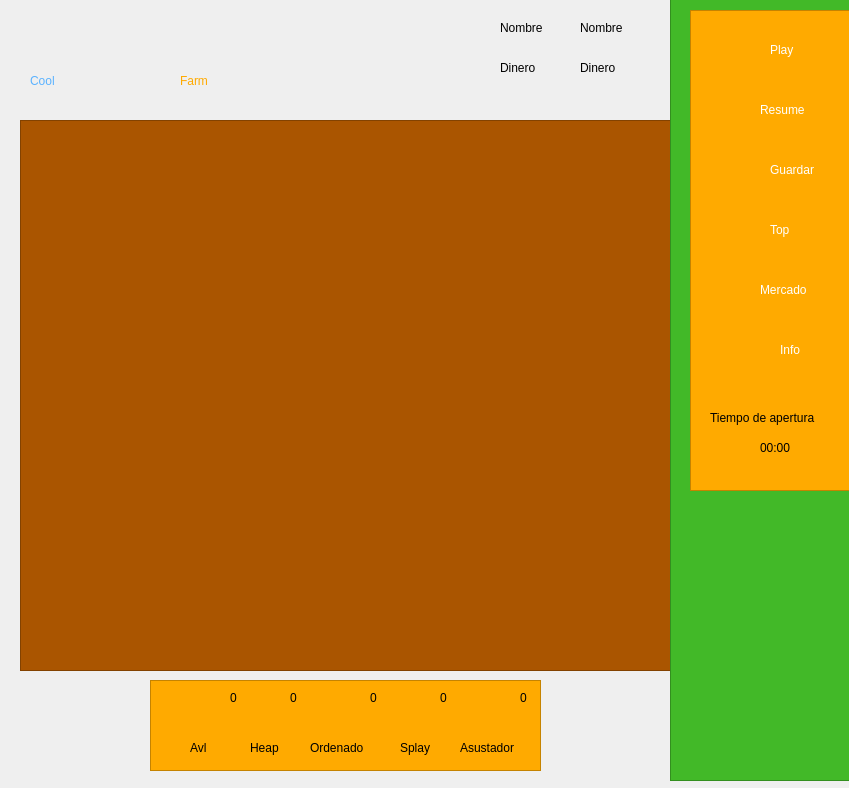
<?xml version="1.0" encoding="UTF-8"?>
<ui version="4.0">
 <class>Juego</class>
 <widget class="QWidget" name="Juego">
  <property name="geometry">
   <rect>
    <x>0</x>
    <y>0</y>
    <width>849</width>
    <height>788</height>
   </rect>
  </property>
  <property name="windowTitle">
   <string>Form</string>
  </property>
  <widget class="QTableView" name="tablaJuego">
   <property name="enabled">
    <bool>true</bool>
   </property>
   <property name="geometry">
    <rect>
     <x>20</x>
     <y>120</y>
     <width>661</width>
     <height>551</height>
    </rect>
   </property>
   <property name="styleSheet">
    <string notr="true">background-color: rgb(170, 85, 0);</string>
   </property>
  </widget>
  <widget class="QLabel" name="hierba74">
   <property name="geometry">
    <rect>
     <x>590</x>
     <y>410</y>
     <width>61</width>
     <height>41</height>
    </rect>
   </property>
   <property name="text">
    <string/>
   </property>
   <property name="pixmap">
    <pixmap>../bush.png</pixmap>
   </property>
  </widget>
  <widget class="QLabel" name="hierba75">
   <property name="geometry">
    <rect>
     <x>590</x>
     <y>470</y>
     <width>61</width>
     <height>41</height>
    </rect>
   </property>
   <property name="text">
    <string/>
   </property>
   <property name="pixmap">
    <pixmap>../bush.png</pixmap>
   </property>
  </widget>
  <widget class="QLabel" name="hierba77">
   <property name="geometry">
    <rect>
     <x>590</x>
     <y>600</y>
     <width>61</width>
     <height>41</height>
    </rect>
   </property>
   <property name="text">
    <string/>
   </property>
   <property name="pixmap">
    <pixmap>../bush.png</pixmap>
   </property>
  </widget>
  <widget class="QTableView" name="tableView_2">
   <property name="geometry">
    <rect>
     <x>670</x>
     <y>-10</y>
     <width>181</width>
     <height>791</height>
    </rect>
   </property>
   <property name="styleSheet">
    <string notr="true">background-color: rgb(66, 185, 40);</string>
   </property>
  </widget>
  <widget class="QLabel" name="label_65">
   <property name="geometry">
    <rect>
     <x>30</x>
     <y>40</y>
     <width>331</width>
     <height>81</height>
    </rect>
   </property>
   <property name="styleSheet">
    <string notr="true">font: 48pt &quot;Gill Sans Ultra Bold Condensed&quot;;
color: rgb(90, 178, 255);
gridline-color: rgb(13, 13, 13);
border-color: rgb(18, 18, 18);</string>
   </property>
   <property name="text">
    <string>Cool</string>
   </property>
  </widget>
  <widget class="QLabel" name="label_66">
   <property name="geometry">
    <rect>
     <x>180</x>
     <y>40</y>
     <width>191</width>
     <height>81</height>
    </rect>
   </property>
   <property name="styleSheet">
    <string notr="true">font: 48pt &quot;Gill Sans Ultra Bold Condensed&quot;;
color: rgb(255, 170, 0);</string>
   </property>
   <property name="text">
    <string>Farm</string>
   </property>
  </widget>
  <widget class="QLabel" name="Billy">
   <property name="geometry">
    <rect>
     <x>590</x>
     <y>570</y>
     <width>55</width>
     <height>81</height>
    </rect>
   </property>
   <property name="tabletTracking">
    <bool>false</bool>
   </property>
   <property name="text">
    <string/>
   </property>
   <property name="pixmap">
    <pixmap>../farmer.png</pixmap>
   </property>
  </widget>
  <widget class="QLabel" name="hierba73">
   <property name="geometry">
    <rect>
     <x>590</x>
     <y>340</y>
     <width>61</width>
     <height>41</height>
    </rect>
   </property>
   <property name="text">
    <string/>
   </property>
   <property name="pixmap">
    <pixmap>../bush.png</pixmap>
   </property>
  </widget>
  <widget class="QLabel" name="hierba71">
   <property name="geometry">
    <rect>
     <x>590</x>
     <y>210</y>
     <width>61</width>
     <height>41</height>
    </rect>
   </property>
   <property name="text">
    <string/>
   </property>
   <property name="pixmap">
    <pixmap>../bush.png</pixmap>
   </property>
  </widget>
  <widget class="QLabel" name="hierba72">
   <property name="geometry">
    <rect>
     <x>590</x>
     <y>280</y>
     <width>61</width>
     <height>41</height>
    </rect>
   </property>
   <property name="text">
    <string/>
   </property>
   <property name="pixmap">
    <pixmap>../bush.png</pixmap>
   </property>
  </widget>
  <widget class="QLabel" name="hierba70">
   <property name="geometry">
    <rect>
     <x>590</x>
     <y>150</y>
     <width>61</width>
     <height>41</height>
    </rect>
   </property>
   <property name="text">
    <string/>
   </property>
   <property name="pixmap">
    <pixmap>../bush.png</pixmap>
   </property>
  </widget>
  <widget class="QLabel" name="hierba67">
   <property name="geometry">
    <rect>
     <x>510</x>
     <y>600</y>
     <width>61</width>
     <height>41</height>
    </rect>
   </property>
   <property name="text">
    <string/>
   </property>
   <property name="pixmap">
    <pixmap>../bush.png</pixmap>
   </property>
  </widget>
  <widget class="QLabel" name="hierba63">
   <property name="geometry">
    <rect>
     <x>510</x>
     <y>340</y>
     <width>61</width>
     <height>41</height>
    </rect>
   </property>
   <property name="text">
    <string/>
   </property>
   <property name="pixmap">
    <pixmap>../bush.png</pixmap>
   </property>
  </widget>
  <widget class="QLabel" name="hierba65">
   <property name="geometry">
    <rect>
     <x>510</x>
     <y>470</y>
     <width>61</width>
     <height>41</height>
    </rect>
   </property>
   <property name="text">
    <string/>
   </property>
   <property name="pixmap">
    <pixmap>../bush.png</pixmap>
   </property>
  </widget>
  <widget class="QLabel" name="hierba61">
   <property name="geometry">
    <rect>
     <x>510</x>
     <y>210</y>
     <width>61</width>
     <height>41</height>
    </rect>
   </property>
   <property name="text">
    <string/>
   </property>
   <property name="pixmap">
    <pixmap>../bush.png</pixmap>
   </property>
  </widget>
  <widget class="QLabel" name="hierba60">
   <property name="geometry">
    <rect>
     <x>510</x>
     <y>150</y>
     <width>61</width>
     <height>41</height>
    </rect>
   </property>
   <property name="text">
    <string/>
   </property>
   <property name="pixmap">
    <pixmap>../bush.png</pixmap>
   </property>
  </widget>
  <widget class="QLabel" name="hierba62">
   <property name="geometry">
    <rect>
     <x>510</x>
     <y>280</y>
     <width>61</width>
     <height>41</height>
    </rect>
   </property>
   <property name="text">
    <string/>
   </property>
   <property name="pixmap">
    <pixmap>../bush.png</pixmap>
   </property>
  </widget>
  <widget class="QLabel" name="hierba66">
   <property name="geometry">
    <rect>
     <x>510</x>
     <y>540</y>
     <width>61</width>
     <height>41</height>
    </rect>
   </property>
   <property name="text">
    <string/>
   </property>
   <property name="pixmap">
    <pixmap>../bush.png</pixmap>
   </property>
  </widget>
  <widget class="QLabel" name="hierba64">
   <property name="geometry">
    <rect>
     <x>510</x>
     <y>410</y>
     <width>61</width>
     <height>41</height>
    </rect>
   </property>
   <property name="text">
    <string/>
   </property>
   <property name="pixmap">
    <pixmap>../bush.png</pixmap>
   </property>
  </widget>
  <widget class="QLabel" name="hierba57">
   <property name="geometry">
    <rect>
     <x>430</x>
     <y>600</y>
     <width>61</width>
     <height>41</height>
    </rect>
   </property>
   <property name="text">
    <string/>
   </property>
   <property name="pixmap">
    <pixmap>../bush.png</pixmap>
   </property>
  </widget>
  <widget class="QLabel" name="hierba53">
   <property name="geometry">
    <rect>
     <x>430</x>
     <y>340</y>
     <width>61</width>
     <height>41</height>
    </rect>
   </property>
   <property name="text">
    <string/>
   </property>
   <property name="pixmap">
    <pixmap>../bush.png</pixmap>
   </property>
  </widget>
  <widget class="QLabel" name="hierba55">
   <property name="geometry">
    <rect>
     <x>430</x>
     <y>470</y>
     <width>61</width>
     <height>41</height>
    </rect>
   </property>
   <property name="text">
    <string/>
   </property>
   <property name="pixmap">
    <pixmap>../bush.png</pixmap>
   </property>
  </widget>
  <widget class="QLabel" name="hierba51">
   <property name="geometry">
    <rect>
     <x>430</x>
     <y>210</y>
     <width>61</width>
     <height>41</height>
    </rect>
   </property>
   <property name="text">
    <string/>
   </property>
   <property name="pixmap">
    <pixmap>../bush.png</pixmap>
   </property>
  </widget>
  <widget class="QLabel" name="hierba50">
   <property name="geometry">
    <rect>
     <x>430</x>
     <y>150</y>
     <width>61</width>
     <height>41</height>
    </rect>
   </property>
   <property name="text">
    <string/>
   </property>
   <property name="pixmap">
    <pixmap>../bush.png</pixmap>
   </property>
  </widget>
  <widget class="QLabel" name="hierba40">
   <property name="geometry">
    <rect>
     <x>350</x>
     <y>150</y>
     <width>61</width>
     <height>41</height>
    </rect>
   </property>
   <property name="text">
    <string/>
   </property>
   <property name="pixmap">
    <pixmap>../bush.png</pixmap>
   </property>
  </widget>
  <widget class="QLabel" name="hierba42">
   <property name="geometry">
    <rect>
     <x>350</x>
     <y>280</y>
     <width>61</width>
     <height>41</height>
    </rect>
   </property>
   <property name="text">
    <string/>
   </property>
   <property name="pixmap">
    <pixmap>../bush.png</pixmap>
   </property>
  </widget>
  <widget class="QLabel" name="hierba52">
   <property name="geometry">
    <rect>
     <x>430</x>
     <y>280</y>
     <width>61</width>
     <height>41</height>
    </rect>
   </property>
   <property name="text">
    <string/>
   </property>
   <property name="pixmap">
    <pixmap>../bush.png</pixmap>
   </property>
   <property name="scaledContents">
    <bool>false</bool>
   </property>
  </widget>
  <widget class="QLabel" name="hierba45">
   <property name="geometry">
    <rect>
     <x>350</x>
     <y>470</y>
     <width>61</width>
     <height>41</height>
    </rect>
   </property>
   <property name="text">
    <string/>
   </property>
   <property name="pixmap">
    <pixmap>../bush.png</pixmap>
   </property>
  </widget>
  <widget class="QLabel" name="hierba46">
   <property name="geometry">
    <rect>
     <x>350</x>
     <y>540</y>
     <width>61</width>
     <height>41</height>
    </rect>
   </property>
   <property name="text">
    <string/>
   </property>
   <property name="pixmap">
    <pixmap>../bush.png</pixmap>
   </property>
  </widget>
  <widget class="QLabel" name="hierba56">
   <property name="geometry">
    <rect>
     <x>430</x>
     <y>540</y>
     <width>61</width>
     <height>41</height>
    </rect>
   </property>
   <property name="text">
    <string/>
   </property>
   <property name="pixmap">
    <pixmap>../bush.png</pixmap>
   </property>
  </widget>
  <widget class="QLabel" name="hierba54">
   <property name="geometry">
    <rect>
     <x>430</x>
     <y>410</y>
     <width>61</width>
     <height>41</height>
    </rect>
   </property>
   <property name="text">
    <string/>
   </property>
   <property name="pixmap">
    <pixmap>../bush.png</pixmap>
   </property>
  </widget>
  <widget class="QLabel" name="hierba47">
   <property name="geometry">
    <rect>
     <x>350</x>
     <y>600</y>
     <width>61</width>
     <height>41</height>
    </rect>
   </property>
   <property name="text">
    <string/>
   </property>
   <property name="pixmap">
    <pixmap>../bush.png</pixmap>
   </property>
  </widget>
  <widget class="QLabel" name="hierba43">
   <property name="geometry">
    <rect>
     <x>350</x>
     <y>340</y>
     <width>61</width>
     <height>41</height>
    </rect>
   </property>
   <property name="text">
    <string/>
   </property>
   <property name="pixmap">
    <pixmap>../bush.png</pixmap>
   </property>
  </widget>
  <widget class="QLabel" name="hierba41">
   <property name="geometry">
    <rect>
     <x>350</x>
     <y>210</y>
     <width>61</width>
     <height>41</height>
    </rect>
   </property>
   <property name="text">
    <string/>
   </property>
   <property name="pixmap">
    <pixmap>../bush.png</pixmap>
   </property>
  </widget>
  <widget class="QLabel" name="hierba44">
   <property name="geometry">
    <rect>
     <x>350</x>
     <y>410</y>
     <width>61</width>
     <height>41</height>
    </rect>
   </property>
   <property name="text">
    <string/>
   </property>
   <property name="pixmap">
    <pixmap>../bush.png</pixmap>
   </property>
  </widget>
  <widget class="QLabel" name="hierba25">
   <property name="geometry">
    <rect>
     <x>200</x>
     <y>470</y>
     <width>61</width>
     <height>41</height>
    </rect>
   </property>
   <property name="text">
    <string/>
   </property>
   <property name="pixmap">
    <pixmap>../bush.png</pixmap>
   </property>
  </widget>
  <widget class="QLabel" name="hierba31">
   <property name="geometry">
    <rect>
     <x>280</x>
     <y>210</y>
     <width>61</width>
     <height>41</height>
    </rect>
   </property>
   <property name="text">
    <string/>
   </property>
   <property name="pixmap">
    <pixmap>../bush.png</pixmap>
   </property>
  </widget>
  <widget class="QLabel" name="hierba02">
   <property name="geometry">
    <rect>
     <x>40</x>
     <y>280</y>
     <width>61</width>
     <height>41</height>
    </rect>
   </property>
   <property name="text">
    <string/>
   </property>
   <property name="pixmap">
    <pixmap>../bush.png</pixmap>
   </property>
  </widget>
  <widget class="QLabel" name="hierba24">
   <property name="geometry">
    <rect>
     <x>200</x>
     <y>410</y>
     <width>61</width>
     <height>41</height>
    </rect>
   </property>
   <property name="text">
    <string/>
   </property>
   <property name="pixmap">
    <pixmap>../bush.png</pixmap>
   </property>
  </widget>
  <widget class="QLabel" name="hierba33">
   <property name="geometry">
    <rect>
     <x>280</x>
     <y>340</y>
     <width>61</width>
     <height>41</height>
    </rect>
   </property>
   <property name="text">
    <string/>
   </property>
   <property name="pixmap">
    <pixmap>../bush.png</pixmap>
   </property>
  </widget>
  <widget class="QLabel" name="hierba00">
   <property name="geometry">
    <rect>
     <x>40</x>
     <y>150</y>
     <width>61</width>
     <height>41</height>
    </rect>
   </property>
   <property name="text">
    <string/>
   </property>
   <property name="pixmap">
    <pixmap>../bush.png</pixmap>
   </property>
  </widget>
  <widget class="QLabel" name="hierba32">
   <property name="geometry">
    <rect>
     <x>280</x>
     <y>280</y>
     <width>61</width>
     <height>41</height>
    </rect>
   </property>
   <property name="text">
    <string/>
   </property>
   <property name="pixmap">
    <pixmap>../bush.png</pixmap>
   </property>
  </widget>
  <widget class="QLabel" name="hierba26">
   <property name="geometry">
    <rect>
     <x>200</x>
     <y>540</y>
     <width>61</width>
     <height>41</height>
    </rect>
   </property>
   <property name="text">
    <string/>
   </property>
   <property name="pixmap">
    <pixmap>../bush.png</pixmap>
   </property>
  </widget>
  <widget class="QLabel" name="hierba13">
   <property name="geometry">
    <rect>
     <x>120</x>
     <y>340</y>
     <width>61</width>
     <height>41</height>
    </rect>
   </property>
   <property name="text">
    <string/>
   </property>
   <property name="pixmap">
    <pixmap>../bush.png</pixmap>
   </property>
  </widget>
  <widget class="QLabel" name="hierba23">
   <property name="geometry">
    <rect>
     <x>200</x>
     <y>340</y>
     <width>61</width>
     <height>41</height>
    </rect>
   </property>
   <property name="text">
    <string/>
   </property>
   <property name="pixmap">
    <pixmap>../bush.png</pixmap>
   </property>
  </widget>
  <widget class="QLabel" name="hierba06">
   <property name="geometry">
    <rect>
     <x>40</x>
     <y>540</y>
     <width>61</width>
     <height>41</height>
    </rect>
   </property>
   <property name="text">
    <string/>
   </property>
   <property name="pixmap">
    <pixmap>../bush.png</pixmap>
   </property>
  </widget>
  <widget class="QLabel" name="hierba20">
   <property name="geometry">
    <rect>
     <x>200</x>
     <y>150</y>
     <width>61</width>
     <height>41</height>
    </rect>
   </property>
   <property name="text">
    <string/>
   </property>
   <property name="pixmap">
    <pixmap>../bush.png</pixmap>
   </property>
  </widget>
  <widget class="QLabel" name="hierba17">
   <property name="geometry">
    <rect>
     <x>120</x>
     <y>600</y>
     <width>61</width>
     <height>41</height>
    </rect>
   </property>
   <property name="text">
    <string/>
   </property>
   <property name="pixmap">
    <pixmap>../bush.png</pixmap>
   </property>
  </widget>
  <widget class="QLabel" name="hierba35">
   <property name="geometry">
    <rect>
     <x>280</x>
     <y>470</y>
     <width>61</width>
     <height>41</height>
    </rect>
   </property>
   <property name="text">
    <string/>
   </property>
   <property name="pixmap">
    <pixmap>../bush.png</pixmap>
   </property>
  </widget>
  <widget class="QLabel" name="hierba03">
   <property name="geometry">
    <rect>
     <x>40</x>
     <y>340</y>
     <width>61</width>
     <height>41</height>
    </rect>
   </property>
   <property name="text">
    <string/>
   </property>
   <property name="pixmap">
    <pixmap>../bush.png</pixmap>
   </property>
  </widget>
  <widget class="QLabel" name="hierba16">
   <property name="geometry">
    <rect>
     <x>120</x>
     <y>540</y>
     <width>61</width>
     <height>41</height>
    </rect>
   </property>
   <property name="text">
    <string/>
   </property>
   <property name="pixmap">
    <pixmap>../bush.png</pixmap>
   </property>
  </widget>
  <widget class="QLabel" name="hierba11">
   <property name="geometry">
    <rect>
     <x>120</x>
     <y>210</y>
     <width>61</width>
     <height>41</height>
    </rect>
   </property>
   <property name="text">
    <string/>
   </property>
   <property name="pixmap">
    <pixmap>../bush.png</pixmap>
   </property>
  </widget>
  <widget class="QLabel" name="hierba10">
   <property name="geometry">
    <rect>
     <x>120</x>
     <y>150</y>
     <width>61</width>
     <height>41</height>
    </rect>
   </property>
   <property name="text">
    <string/>
   </property>
   <property name="pixmap">
    <pixmap>../bush.png</pixmap>
   </property>
  </widget>
  <widget class="QLabel" name="hierba36">
   <property name="geometry">
    <rect>
     <x>280</x>
     <y>540</y>
     <width>61</width>
     <height>41</height>
    </rect>
   </property>
   <property name="text">
    <string/>
   </property>
   <property name="pixmap">
    <pixmap>../bush.png</pixmap>
   </property>
  </widget>
  <widget class="QLabel" name="hierba30">
   <property name="geometry">
    <rect>
     <x>280</x>
     <y>150</y>
     <width>61</width>
     <height>41</height>
    </rect>
   </property>
   <property name="text">
    <string/>
   </property>
   <property name="pixmap">
    <pixmap>../bush.png</pixmap>
   </property>
  </widget>
  <widget class="QLabel" name="hierba21">
   <property name="geometry">
    <rect>
     <x>200</x>
     <y>210</y>
     <width>61</width>
     <height>41</height>
    </rect>
   </property>
   <property name="text">
    <string/>
   </property>
   <property name="pixmap">
    <pixmap>../bush.png</pixmap>
   </property>
  </widget>
  <widget class="QLabel" name="hierba01">
   <property name="geometry">
    <rect>
     <x>40</x>
     <y>210</y>
     <width>61</width>
     <height>41</height>
    </rect>
   </property>
   <property name="text">
    <string/>
   </property>
   <property name="pixmap">
    <pixmap>../bush.png</pixmap>
   </property>
  </widget>
  <widget class="QLabel" name="hierba04">
   <property name="geometry">
    <rect>
     <x>40</x>
     <y>410</y>
     <width>61</width>
     <height>41</height>
    </rect>
   </property>
   <property name="text">
    <string/>
   </property>
   <property name="pixmap">
    <pixmap>../bush.png</pixmap>
   </property>
  </widget>
  <widget class="QLabel" name="hierba34">
   <property name="geometry">
    <rect>
     <x>280</x>
     <y>410</y>
     <width>61</width>
     <height>41</height>
    </rect>
   </property>
   <property name="text">
    <string/>
   </property>
   <property name="pixmap">
    <pixmap>../bush.png</pixmap>
   </property>
  </widget>
  <widget class="QLabel" name="hierba27">
   <property name="geometry">
    <rect>
     <x>200</x>
     <y>600</y>
     <width>61</width>
     <height>41</height>
    </rect>
   </property>
   <property name="text">
    <string/>
   </property>
   <property name="pixmap">
    <pixmap>../bush.png</pixmap>
   </property>
  </widget>
  <widget class="QLabel" name="hierba15">
   <property name="geometry">
    <rect>
     <x>120</x>
     <y>470</y>
     <width>61</width>
     <height>41</height>
    </rect>
   </property>
   <property name="text">
    <string/>
   </property>
   <property name="pixmap">
    <pixmap>../bush.png</pixmap>
   </property>
  </widget>
  <widget class="QLabel" name="hierba07">
   <property name="geometry">
    <rect>
     <x>40</x>
     <y>600</y>
     <width>61</width>
     <height>41</height>
    </rect>
   </property>
   <property name="text">
    <string/>
   </property>
   <property name="pixmap">
    <pixmap>../bush.png</pixmap>
   </property>
  </widget>
  <widget class="QLabel" name="hierba12">
   <property name="geometry">
    <rect>
     <x>120</x>
     <y>280</y>
     <width>61</width>
     <height>41</height>
    </rect>
   </property>
   <property name="text">
    <string/>
   </property>
   <property name="pixmap">
    <pixmap>../bush.png</pixmap>
   </property>
  </widget>
  <widget class="QLabel" name="hierba14">
   <property name="geometry">
    <rect>
     <x>120</x>
     <y>410</y>
     <width>61</width>
     <height>41</height>
    </rect>
   </property>
   <property name="text">
    <string/>
   </property>
   <property name="pixmap">
    <pixmap>../bush.png</pixmap>
   </property>
  </widget>
  <widget class="QLabel" name="hierba22">
   <property name="geometry">
    <rect>
     <x>200</x>
     <y>280</y>
     <width>61</width>
     <height>41</height>
    </rect>
   </property>
   <property name="text">
    <string/>
   </property>
   <property name="pixmap">
    <pixmap>../bush.png</pixmap>
   </property>
  </widget>
  <widget class="QLabel" name="hierba37">
   <property name="geometry">
    <rect>
     <x>280</x>
     <y>600</y>
     <width>61</width>
     <height>41</height>
    </rect>
   </property>
   <property name="text">
    <string/>
   </property>
   <property name="pixmap">
    <pixmap>../bush.png</pixmap>
   </property>
  </widget>
  <widget class="QLabel" name="hierba05">
   <property name="geometry">
    <rect>
     <x>40</x>
     <y>470</y>
     <width>61</width>
     <height>41</height>
    </rect>
   </property>
   <property name="text">
    <string/>
   </property>
   <property name="pixmap">
    <pixmap>../bush.png</pixmap>
   </property>
  </widget>
  <widget class="QLabel" name="label_127">
   <property name="geometry">
    <rect>
     <x>680</x>
     <y>540</y>
     <width>101</width>
     <height>111</height>
    </rect>
   </property>
   <property name="text">
    <string/>
   </property>
   <property name="pixmap">
    <pixmap>../home.png</pixmap>
   </property>
   <property name="scaledContents">
    <bool>true</bool>
   </property>
  </widget>
  <widget class="QTableView" name="tableView_3">
   <property name="geometry">
    <rect>
     <x>690</x>
     <y>10</y>
     <width>181</width>
     <height>481</height>
    </rect>
   </property>
   <property name="styleSheet">
    <string notr="true">background-color: rgb(255, 170, 0);</string>
   </property>
  </widget>
  <widget class="QPushButton" name="pushButton">
   <property name="geometry">
    <rect>
     <x>710</x>
     <y>30</y>
     <width>41</width>
     <height>41</height>
    </rect>
   </property>
   <property name="styleSheet">
    <string notr="true">background-color: rgb(255, 170, 0);
alternate-background-color: rgb(255, 170, 0);
border-color: rgb(255, 170, 0);
selection-color: rgb(255, 170, 0);
selection-background-color: rgb(255, 170, 0);</string>
   </property>
   <property name="text">
    <string/>
   </property>
   <property name="icon">
    <iconset>
     <normaloff>../play.png</normaloff>../play.png</iconset>
   </property>
   <property name="iconSize">
    <size>
     <width>40</width>
     <height>40</height>
    </size>
   </property>
   <property name="flat">
    <bool>true</bool>
   </property>
  </widget>
  <widget class="QPushButton" name="pushButton_2">
   <property name="geometry">
    <rect>
     <x>710</x>
     <y>90</y>
     <width>41</width>
     <height>41</height>
    </rect>
   </property>
   <property name="styleSheet">
    <string notr="true">background-color: rgb(255, 170, 0);
alternate-background-color: rgb(255, 170, 0);
border-color: rgb(255, 170, 0);
selection-color: rgb(255, 170, 0);
selection-background-color: rgb(255, 170, 0);</string>
   </property>
   <property name="text">
    <string/>
   </property>
   <property name="icon">
    <iconset>
     <normaloff>../replay.png</normaloff>../replay.png</iconset>
   </property>
   <property name="iconSize">
    <size>
     <width>40</width>
     <height>40</height>
    </size>
   </property>
   <property name="flat">
    <bool>true</bool>
   </property>
  </widget>
  <widget class="QPushButton" name="pushButton_3">
   <property name="geometry">
    <rect>
     <x>710</x>
     <y>150</y>
     <width>41</width>
     <height>41</height>
    </rect>
   </property>
   <property name="styleSheet">
    <string notr="true">background-color: rgb(255, 170, 0);
alternate-background-color: rgb(255, 170, 0);
border-color: rgb(255, 170, 0);
selection-color: rgb(255, 170, 0);
selection-background-color: rgb(255, 170, 0);</string>
   </property>
   <property name="text">
    <string/>
   </property>
   <property name="icon">
    <iconset>
     <normaloff>../disquette.png</normaloff>../disquette.png</iconset>
   </property>
   <property name="iconSize">
    <size>
     <width>40</width>
     <height>40</height>
    </size>
   </property>
   <property name="flat">
    <bool>true</bool>
   </property>
  </widget>
  <widget class="QPushButton" name="pushButton_4">
   <property name="geometry">
    <rect>
     <x>710</x>
     <y>210</y>
     <width>41</width>
     <height>41</height>
    </rect>
   </property>
   <property name="styleSheet">
    <string notr="true">background-color: rgb(255, 170, 0);
alternate-background-color: rgb(255, 170, 0);
border-color: rgb(255, 170, 0);
selection-color: rgb(255, 170, 0);
selection-background-color: rgb(255, 170, 0);</string>
   </property>
   <property name="text">
    <string/>
   </property>
   <property name="icon">
    <iconset>
     <normaloff>../trophy.png</normaloff>../trophy.png</iconset>
   </property>
   <property name="iconSize">
    <size>
     <width>40</width>
     <height>40</height>
    </size>
   </property>
   <property name="flat">
    <bool>true</bool>
   </property>
  </widget>
  <widget class="QPushButton" name="botonMercado">
   <property name="geometry">
    <rect>
     <x>710</x>
     <y>270</y>
     <width>41</width>
     <height>41</height>
    </rect>
   </property>
   <property name="styleSheet">
    <string notr="true">background-color: rgb(255, 170, 0);
alternate-background-color: rgb(255, 170, 0);
border-color: rgb(255, 170, 0);
selection-color: rgb(255, 170, 0);
selection-background-color: rgb(255, 170, 0);</string>
   </property>
   <property name="text">
    <string/>
   </property>
   <property name="icon">
    <iconset>
     <normaloff>../grocery.png</normaloff>../grocery.png</iconset>
   </property>
   <property name="iconSize">
    <size>
     <width>40</width>
     <height>40</height>
    </size>
   </property>
   <property name="flat">
    <bool>true</bool>
   </property>
  </widget>
  <widget class="QLabel" name="label">
   <property name="geometry">
    <rect>
     <x>710</x>
     <y>410</y>
     <width>141</width>
     <height>16</height>
    </rect>
   </property>
   <property name="styleSheet">
    <string notr="true">font: 8pt &quot;Kristen ITC&quot;;</string>
   </property>
   <property name="text">
    <string>Tiempo de apertura</string>
   </property>
  </widget>
  <widget class="QLabel" name="labelTiempoMercado">
   <property name="geometry">
    <rect>
     <x>760</x>
     <y>440</y>
     <width>55</width>
     <height>16</height>
    </rect>
   </property>
   <property name="text">
    <string>00:00</string>
   </property>
  </widget>
  <widget class="QLabel" name="label_3">
   <property name="geometry">
    <rect>
     <x>770</x>
     <y>40</y>
     <width>61</width>
     <height>20</height>
    </rect>
   </property>
   <property name="styleSheet">
    <string notr="true">font: 10pt &quot;Kristen ITC&quot;;
color: rgb(255, 255, 255);</string>
   </property>
   <property name="text">
    <string>Play</string>
   </property>
  </widget>
  <widget class="QLabel" name="label_4">
   <property name="geometry">
    <rect>
     <x>760</x>
     <y>100</y>
     <width>71</width>
     <height>20</height>
    </rect>
   </property>
   <property name="styleSheet">
    <string notr="true">font: 10pt &quot;Kristen ITC&quot;;
color: rgb(255, 255, 255);</string>
   </property>
   <property name="text">
    <string>Resume</string>
   </property>
  </widget>
  <widget class="QLabel" name="label_5">
   <property name="geometry">
    <rect>
     <x>770</x>
     <y>160</y>
     <width>61</width>
     <height>20</height>
    </rect>
   </property>
   <property name="styleSheet">
    <string notr="true">font: 10pt &quot;Kristen ITC&quot;;
color: rgb(255, 255, 255);</string>
   </property>
   <property name="text">
    <string>Guardar</string>
   </property>
  </widget>
  <widget class="QLabel" name="label_6">
   <property name="geometry">
    <rect>
     <x>770</x>
     <y>220</y>
     <width>61</width>
     <height>20</height>
    </rect>
   </property>
   <property name="styleSheet">
    <string notr="true">font: 10pt &quot;Kristen ITC&quot;;
color: rgb(255, 255, 255);</string>
   </property>
   <property name="text">
    <string>Top</string>
   </property>
  </widget>
  <widget class="QLabel" name="label_7">
   <property name="geometry">
    <rect>
     <x>760</x>
     <y>280</y>
     <width>81</width>
     <height>20</height>
    </rect>
   </property>
   <property name="styleSheet">
    <string notr="true">font: 10pt &quot;Kristen ITC&quot;;
color: rgb(255, 255, 255);</string>
   </property>
   <property name="text">
    <string>Mercado</string>
   </property>
  </widget>
  <widget class="QLabel" name="hierba76">
   <property name="geometry">
    <rect>
     <x>590</x>
     <y>540</y>
     <width>61</width>
     <height>41</height>
    </rect>
   </property>
   <property name="text">
    <string/>
   </property>
   <property name="pixmap">
    <pixmap>../bush.png</pixmap>
   </property>
  </widget>
  <widget class="QPushButton" name="pushButton_6">
   <property name="geometry">
    <rect>
     <x>710</x>
     <y>330</y>
     <width>41</width>
     <height>41</height>
    </rect>
   </property>
   <property name="styleSheet">
    <string notr="true">background-color: rgb(255, 170, 0);
alternate-background-color: rgb(255, 170, 0);
border-color: rgb(255, 170, 0);
selection-color: rgb(255, 170, 0);
selection-background-color: rgb(255, 170, 0);</string>
   </property>
   <property name="text">
    <string/>
   </property>
   <property name="icon">
    <iconset>
     <normaloff>../info.png</normaloff>../info.png</iconset>
   </property>
   <property name="iconSize">
    <size>
     <width>40</width>
     <height>40</height>
    </size>
   </property>
   <property name="flat">
    <bool>true</bool>
   </property>
  </widget>
  <widget class="QLabel" name="label_8">
   <property name="geometry">
    <rect>
     <x>780</x>
     <y>340</y>
     <width>51</width>
     <height>20</height>
    </rect>
   </property>
   <property name="styleSheet">
    <string notr="true">font: 10pt &quot;Kristen ITC&quot;;
color: rgb(255, 255, 255);</string>
   </property>
   <property name="text">
    <string>Info</string>
   </property>
  </widget>
  <widget class="QLabel" name="labe">
   <property name="geometry">
    <rect>
     <x>500</x>
     <y>20</y>
     <width>61</width>
     <height>16</height>
    </rect>
   </property>
   <property name="styleSheet">
    <string notr="true">font: 8pt &quot;Kristen ITC&quot;;</string>
   </property>
   <property name="text">
    <string>Nombre</string>
   </property>
  </widget>
  <widget class="QLabel" name="labe_2">
   <property name="geometry">
    <rect>
     <x>500</x>
     <y>60</y>
     <width>51</width>
     <height>16</height>
    </rect>
   </property>
   <property name="styleSheet">
    <string notr="true">font: 8pt &quot;Kristen ITC&quot;;</string>
   </property>
   <property name="text">
    <string>Dinero</string>
   </property>
  </widget>
  <widget class="QLabel" name="lNombre">
   <property name="geometry">
    <rect>
     <x>580</x>
     <y>20</y>
     <width>61</width>
     <height>16</height>
    </rect>
   </property>
   <property name="styleSheet">
    <string notr="true">font: 8pt &quot;Kristen ITC&quot;;</string>
   </property>
   <property name="text">
    <string>Nombre</string>
   </property>
  </widget>
  <widget class="QLabel" name="lDinero">
   <property name="geometry">
    <rect>
     <x>580</x>
     <y>60</y>
     <width>51</width>
     <height>16</height>
    </rect>
   </property>
   <property name="styleSheet">
    <string notr="true">font: 8pt &quot;Kristen ITC&quot;;</string>
   </property>
   <property name="text">
    <string>Dinero</string>
   </property>
  </widget>
  <widget class="QPushButton" name="bInsertarHeap">
   <property name="geometry">
    <rect>
     <x>250</x>
     <y>690</y>
     <width>41</width>
     <height>41</height>
    </rect>
   </property>
   <property name="styleSheet">
    <string notr="true">background-color: rgb(255, 170, 0);
alternate-background-color: rgb(255, 170, 0);
border-color: rgb(255, 170, 0);
selection-color: rgb(255, 170, 0);
selection-background-color: rgb(255, 170, 0);</string>
   </property>
   <property name="text">
    <string/>
   </property>
   <property name="icon">
    <iconset>
     <normaloff>../arbolHeap.png</normaloff>../arbolHeap.png</iconset>
   </property>
   <property name="iconSize">
    <size>
     <width>40</width>
     <height>40</height>
    </size>
   </property>
   <property name="flat">
    <bool>true</bool>
   </property>
  </widget>
  <widget class="QPushButton" name="bInsertarOrdenado">
   <property name="geometry">
    <rect>
     <x>320</x>
     <y>690</y>
     <width>41</width>
     <height>41</height>
    </rect>
   </property>
   <property name="styleSheet">
    <string notr="true">background-color: rgb(255, 170, 0);
alternate-background-color: rgb(255, 170, 0);
border-color: rgb(255, 170, 0);
selection-color: rgb(255, 170, 0);
selection-background-color: rgb(255, 170, 0);</string>
   </property>
   <property name="text">
    <string/>
   </property>
   <property name="icon">
    <iconset>
     <normaloff>../arbolOrdenado.png</normaloff>../arbolOrdenado.png</iconset>
   </property>
   <property name="iconSize">
    <size>
     <width>40</width>
     <height>40</height>
    </size>
   </property>
   <property name="flat">
    <bool>true</bool>
   </property>
  </widget>
  <widget class="QPushButton" name="bInsertarSplay">
   <property name="geometry">
    <rect>
     <x>390</x>
     <y>690</y>
     <width>41</width>
     <height>41</height>
    </rect>
   </property>
   <property name="styleSheet">
    <string notr="true">background-color: rgb(255, 170, 0);
alternate-background-color: rgb(255, 170, 0);
border-color: rgb(255, 170, 0);
selection-color: rgb(255, 170, 0);
selection-background-color: rgb(255, 170, 0);</string>
   </property>
   <property name="text">
    <string/>
   </property>
   <property name="icon">
    <iconset>
     <normaloff>../ArbolSplay.png</normaloff>../ArbolSplay.png</iconset>
   </property>
   <property name="iconSize">
    <size>
     <width>40</width>
     <height>40</height>
    </size>
   </property>
   <property name="flat">
    <bool>true</bool>
   </property>
  </widget>
  <widget class="QPushButton" name="bInsertarAvl">
   <property name="geometry">
    <rect>
     <x>180</x>
     <y>690</y>
     <width>41</width>
     <height>41</height>
    </rect>
   </property>
   <property name="styleSheet">
    <string notr="true">background-color: rgb(255, 170, 0);
alternate-background-color: rgb(255, 170, 0);
border-color: rgb(255, 170, 0);
selection-color: rgb(255, 170, 0);
selection-background-color: rgb(255, 170, 0);</string>
   </property>
   <property name="text">
    <string/>
   </property>
   <property name="icon">
    <iconset>
     <normaloff>../arbolAvl.png</normaloff>../arbolAvl.png</iconset>
   </property>
   <property name="iconSize">
    <size>
     <width>40</width>
     <height>40</height>
    </size>
   </property>
   <property name="flat">
    <bool>true</bool>
   </property>
  </widget>
  <widget class="QLabel" name="label_2">
   <property name="geometry">
    <rect>
     <x>190</x>
     <y>740</y>
     <width>31</width>
     <height>16</height>
    </rect>
   </property>
   <property name="styleSheet">
    <string notr="true">font: 8pt &quot;Kristen ITC&quot;;</string>
   </property>
   <property name="text">
    <string>Avl</string>
   </property>
  </widget>
  <widget class="QLabel" name="label_9">
   <property name="geometry">
    <rect>
     <x>250</x>
     <y>740</y>
     <width>41</width>
     <height>16</height>
    </rect>
   </property>
   <property name="styleSheet">
    <string notr="true">font: 8pt &quot;Kristen ITC&quot;;</string>
   </property>
   <property name="text">
    <string>Heap</string>
   </property>
  </widget>
  <widget class="QLabel" name="label_10">
   <property name="geometry">
    <rect>
     <x>310</x>
     <y>740</y>
     <width>71</width>
     <height>16</height>
    </rect>
   </property>
   <property name="styleSheet">
    <string notr="true">font: 8pt &quot;Kristen ITC&quot;;</string>
   </property>
   <property name="text">
    <string>Ordenado</string>
   </property>
  </widget>
  <widget class="QLabel" name="label_11">
   <property name="geometry">
    <rect>
     <x>400</x>
     <y>740</y>
     <width>41</width>
     <height>16</height>
    </rect>
   </property>
   <property name="styleSheet">
    <string notr="true">font: 8pt &quot;Kristen ITC&quot;;</string>
   </property>
   <property name="text">
    <string>Splay</string>
   </property>
  </widget>
  <widget class="QTableView" name="tableView_4">
   <property name="geometry">
    <rect>
     <x>150</x>
     <y>680</y>
     <width>391</width>
     <height>91</height>
    </rect>
   </property>
   <property name="styleSheet">
    <string notr="true">background-color: rgb(255, 170, 0);</string>
   </property>
  </widget>
  <widget class="QPushButton" name="bInsertarEspantapajaros">
   <property name="geometry">
    <rect>
     <x>470</x>
     <y>690</y>
     <width>41</width>
     <height>41</height>
    </rect>
   </property>
   <property name="styleSheet">
    <string notr="true">background-color: rgb(255, 170, 0);
alternate-background-color: rgb(255, 170, 0);
border-color: rgb(255, 170, 0);
selection-color: rgb(255, 170, 0);
selection-background-color: rgb(255, 170, 0);</string>
   </property>
   <property name="text">
    <string/>
   </property>
   <property name="icon">
    <iconset>
     <normaloff>../scarecrow.png</normaloff>../scarecrow.png</iconset>
   </property>
   <property name="iconSize">
    <size>
     <width>40</width>
     <height>40</height>
    </size>
   </property>
   <property name="flat">
    <bool>true</bool>
   </property>
  </widget>
  <widget class="QLabel" name="label_12">
   <property name="geometry">
    <rect>
     <x>460</x>
     <y>740</y>
     <width>71</width>
     <height>16</height>
    </rect>
   </property>
   <property name="styleSheet">
    <string notr="true">font: 8pt &quot;Kristen ITC&quot;;</string>
   </property>
   <property name="text">
    <string>Asustador</string>
   </property>
  </widget>
  <widget class="QLabel" name="lCantidadEspanta">
   <property name="geometry">
    <rect>
     <x>520</x>
     <y>690</y>
     <width>31</width>
     <height>16</height>
    </rect>
   </property>
   <property name="styleSheet">
    <string notr="true">font: 8pt &quot;Kristen ITC&quot;;</string>
   </property>
   <property name="text">
    <string>0</string>
   </property>
  </widget>
  <widget class="QLabel" name="lPerro_2">
   <property name="geometry">
    <rect>
     <x>780</x>
     <y>600</y>
     <width>61</width>
     <height>51</height>
    </rect>
   </property>
   <property name="text">
    <string/>
   </property>
   <property name="pixmap">
    <pixmap>../dog.png</pixmap>
   </property>
   <property name="scaledContents">
    <bool>true</bool>
   </property>
  </widget>
  <widget class="QLabel" name="hierba67_2">
   <property name="geometry">
    <rect>
     <x>710</x>
     <y>700</y>
     <width>61</width>
     <height>41</height>
    </rect>
   </property>
   <property name="text">
    <string/>
   </property>
   <property name="pixmap">
    <pixmap>Imagenes/hierba.png</pixmap>
   </property>
  </widget>
  <widget class="QLabel" name="lPerro_3">
   <property name="geometry">
    <rect>
     <x>770</x>
     <y>690</y>
     <width>61</width>
     <height>51</height>
    </rect>
   </property>
   <property name="frameShadow">
    <enum>QFrame::Plain</enum>
   </property>
   <property name="text">
    <string/>
   </property>
   <property name="pixmap">
    <pixmap>../../../Downloads/CoolFarmImages/cow.png</pixmap>
   </property>
   <property name="scaledContents">
    <bool>true</bool>
   </property>
   <property name="wordWrap">
    <bool>false</bool>
   </property>
  </widget>
  <widget class="QLabel" name="hierba67_3">
   <property name="geometry">
    <rect>
     <x>700</x>
     <y>500</y>
     <width>51</width>
     <height>41</height>
    </rect>
   </property>
   <property name="frameShape">
    <enum>QFrame::NoFrame</enum>
   </property>
   <property name="frameShadow">
    <enum>QFrame::Plain</enum>
   </property>
   <property name="text">
    <string/>
   </property>
   <property name="pixmap">
    <pixmap>../../../Downloads/CoolFarmImages/gato.png</pixmap>
   </property>
   <property name="scaledContents">
    <bool>true</bool>
   </property>
  </widget>
  <widget class="QLabel" name="lCantidadSplay">
   <property name="geometry">
    <rect>
     <x>440</x>
     <y>690</y>
     <width>31</width>
     <height>16</height>
    </rect>
   </property>
   <property name="styleSheet">
    <string notr="true">font: 8pt &quot;Kristen ITC&quot;;</string>
   </property>
   <property name="text">
    <string>0</string>
   </property>
  </widget>
  <widget class="QLabel" name="lCantidadOrdenado">
   <property name="geometry">
    <rect>
     <x>370</x>
     <y>690</y>
     <width>31</width>
     <height>16</height>
    </rect>
   </property>
   <property name="styleSheet">
    <string notr="true">font: 8pt &quot;Kristen ITC&quot;;</string>
   </property>
   <property name="text">
    <string>0</string>
   </property>
  </widget>
  <widget class="QLabel" name="lCantidadHeap">
   <property name="geometry">
    <rect>
     <x>290</x>
     <y>690</y>
     <width>31</width>
     <height>16</height>
    </rect>
   </property>
   <property name="styleSheet">
    <string notr="true">font: 8pt &quot;Kristen ITC&quot;;</string>
   </property>
   <property name="text">
    <string>0</string>
   </property>
  </widget>
  <widget class="QLabel" name="lCantidadAvl">
   <property name="geometry">
    <rect>
     <x>230</x>
     <y>690</y>
     <width>31</width>
     <height>16</height>
    </rect>
   </property>
   <property name="styleSheet">
    <string notr="true">font: 8pt &quot;Kristen ITC&quot;;</string>
   </property>
   <property name="text">
    <string>0</string>
   </property>
  </widget>
  <zorder>tablaJuego</zorder>
  <zorder>tableView_4</zorder>
  <zorder>tableView_2</zorder>
  <zorder>tableView_3</zorder>
  <zorder>hierba75</zorder>
  <zorder>hierba74</zorder>
  <zorder>hierba77</zorder>
  <zorder>label_65</zorder>
  <zorder>label_66</zorder>
  <zorder>hierba73</zorder>
  <zorder>hierba71</zorder>
  <zorder>hierba72</zorder>
  <zorder>hierba70</zorder>
  <zorder>hierba67</zorder>
  <zorder>hierba63</zorder>
  <zorder>hierba65</zorder>
  <zorder>hierba61</zorder>
  <zorder>hierba60</zorder>
  <zorder>hierba62</zorder>
  <zorder>hierba66</zorder>
  <zorder>hierba64</zorder>
  <zorder>hierba57</zorder>
  <zorder>hierba53</zorder>
  <zorder>hierba55</zorder>
  <zorder>hierba51</zorder>
  <zorder>hierba50</zorder>
  <zorder>hierba40</zorder>
  <zorder>hierba42</zorder>
  <zorder>hierba52</zorder>
  <zorder>hierba45</zorder>
  <zorder>hierba46</zorder>
  <zorder>hierba56</zorder>
  <zorder>hierba54</zorder>
  <zorder>hierba47</zorder>
  <zorder>hierba43</zorder>
  <zorder>hierba41</zorder>
  <zorder>hierba44</zorder>
  <zorder>hierba25</zorder>
  <zorder>hierba31</zorder>
  <zorder>hierba02</zorder>
  <zorder>hierba24</zorder>
  <zorder>hierba33</zorder>
  <zorder>hierba00</zorder>
  <zorder>hierba32</zorder>
  <zorder>hierba26</zorder>
  <zorder>hierba13</zorder>
  <zorder>hierba23</zorder>
  <zorder>hierba06</zorder>
  <zorder>hierba20</zorder>
  <zorder>hierba17</zorder>
  <zorder>hierba35</zorder>
  <zorder>hierba03</zorder>
  <zorder>hierba16</zorder>
  <zorder>hierba11</zorder>
  <zorder>hierba10</zorder>
  <zorder>hierba36</zorder>
  <zorder>hierba30</zorder>
  <zorder>hierba21</zorder>
  <zorder>hierba01</zorder>
  <zorder>hierba04</zorder>
  <zorder>hierba34</zorder>
  <zorder>hierba27</zorder>
  <zorder>hierba15</zorder>
  <zorder>hierba07</zorder>
  <zorder>hierba12</zorder>
  <zorder>hierba14</zorder>
  <zorder>hierba22</zorder>
  <zorder>hierba37</zorder>
  <zorder>hierba05</zorder>
  <zorder>pushButton</zorder>
  <zorder>pushButton_2</zorder>
  <zorder>pushButton_4</zorder>
  <zorder>botonMercado</zorder>
  <zorder>label</zorder>
  <zorder>labelTiempoMercado</zorder>
  <zorder>label_3</zorder>
  <zorder>label_4</zorder>
  <zorder>label_5</zorder>
  <zorder>label_6</zorder>
  <zorder>label_7</zorder>
  <zorder>hierba76</zorder>
  <zorder>label_127</zorder>
  <zorder>pushButton_6</zorder>
  <zorder>label_8</zorder>
  <zorder>labe</zorder>
  <zorder>labe_2</zorder>
  <zorder>lNombre</zorder>
  <zorder>lDinero</zorder>
  <zorder>bInsertarHeap</zorder>
  <zorder>bInsertarOrdenado</zorder>
  <zorder>bInsertarSplay</zorder>
  <zorder>bInsertarAvl</zorder>
  <zorder>label_2</zorder>
  <zorder>label_9</zorder>
  <zorder>label_10</zorder>
  <zorder>label_11</zorder>
  <zorder>bInsertarEspantapajaros</zorder>
  <zorder>label_12</zorder>
  <zorder>lCantidadEspanta</zorder>
  <zorder>lPerro_2</zorder>
  <zorder>hierba67_2</zorder>
  <zorder>lPerro_3</zorder>
  <zorder>hierba67_3</zorder>
  <zorder>lCantidadSplay</zorder>
  <zorder>lCantidadOrdenado</zorder>
  <zorder>lCantidadHeap</zorder>
  <zorder>lCantidadAvl</zorder>
  <zorder>pushButton_3</zorder>
  <zorder>Billy</zorder>
 </widget>
 <resources/>
 <connections/>
</ui>
